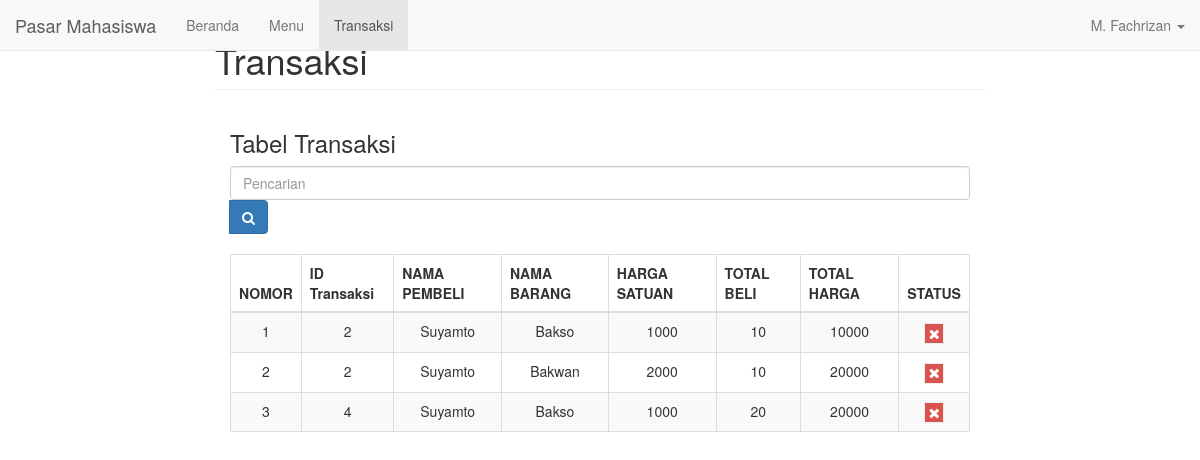
Page /penjual_transaksi.php (signed in) on the committed database.
### tables this page shows
CREATE TABLE `tb_trans` (
  `id_transaksi` int(11) NOT NULL,
  `id` int(11) NOT NULL,
  `no_stand` varchar(10) NOT NULL,
  `id_brg` int(11) NOT NULL DEFAULT '0',
  `jumlah_brg` int(11) NOT NULL DEFAULT '0',
  `sub_total` int(11) NOT NULL DEFAULT '0',
  `status` tinyint(1) NOT NULL DEFAULT '0'
);

CREATE TABLE `tb_pembeli` (
  `id` int(11) NOT NULL AUTO_INCREMENT,
  `nama` varchar(50) NOT NULL,
  `alamat` text NOT NULL,
  `no_hp` varchar(20) NOT NULL,
  `username` varchar(25) NOT NULL,
  `password` varchar(50) NOT NULL,
  `saldo` int(11) NOT NULL,
  PRIMARY KEY (`id`)
);

CREATE TABLE `tb_brg` (
  `id_brg` int(11) NOT NULL AUTO_INCREMENT,
  `nama_brg` varchar(50) NOT NULL,
  `harga` int(11) NOT NULL,
  `status` tinyint(1) NOT NULL,
  `no_stand` varchar(10) NOT NULL,
  PRIMARY KEY (`id_brg`)
);

### penjual_transaksi.php (the view, shortened to what this page needs)
<?php
    if ($_SESSION['userrole'] == "penjual") {
		$nama = $_SESSION['namauser'];
        $nostand = $_SESSION['nostand'];
	}else {
        header("location: index.php");
	}
?>
<!DOCTYPE html>
<html lang="en">
<head>
    <link rel="stylesheet" href="bootstrap/css/bootstrap.min.css">
    <link href="bootstrap/font-awesome/css/font-awesome.min.css" rel="stylesheet" type="text/css">
</head>
<body>
    <?php
        include 'navbar.php';
        require 'config.php';
    ?>
    <div class="col-md-8 col-md-offset-2 main">
        <h1 class="page-header">Transaksi</h1>
        <div class="col-md-12">
            <h3>Tabel Transaksi</h3>
            <form action="" method="get">
                <input type="text" class="form-control" placeholder="Pencarian" name="cari">
                <span class="input-group-btn">
                    <button class="btn btn-primary" type="submit" value="Cari"><i class="fa fa-search"></i></button>
                </span>
            </form>
            <br>
            <table class="table table-bordered table-striped table-hover">
                <thead>
                    <th>NOMOR</th>
                    <th>ID Transaksi</th>
                    <th>NAMA PEMBELI</th>
                    <th>NAMA BARANG</th>
                    <th>HARGA SATUAN</th>
                    <th>TOTAL BELI</th>
                    <th>TOTAL HARGA</th>
                    <th>STATUS</th>
                </thead>
                <?php
                if (isset($_GET['cari'])) {
                    $cari = $_GET['cari'];
                    $querykaryawan = mysqli_query($koneksi, "SELECT * FROM tb_trans where nama_brg like '%" . $cari . "%' and ");
                } else {
                    $querykaryawan = mysqli_query($koneksi, "SELECT tb_trans.id_transaksi, tb_pembeli.nama, tb_brg.nama_brg, tb_brg.harga, tb_trans.jumlah_brg, tb_trans.sub_total, tb_trans.status
                    FROM tb_trans join tb_pembeli on tb_trans.id=tb_pembeli.id join tb_brg on tb_trans.id_brg=tb_brg.id_brg where tb_trans.no_stand='$nostand'");
                }
                ?>
                <tbody>
                    <?php
                    $no = 1;
                    while ($lihat = mysqli_fetch_array($querykaryawan)) {
                        ?>
                        <tr>
                            <td class="text-center"><?php echo $no++; ?></td>
                            <td class="text-center"><?php echo $lihat['id_transaksi']; ?></td>
                            <td class="text-center"><?php echo $lihat['nama']; ?></td>
                            <td class="text-center"><?php echo $lihat['nama_brg']; ?></td>
                            <td class="text-center"><?php echo $lihat['harga']; ?></td>
                            <td class="text-center"><?php echo $lihat['jumlah_brg']; ?></td>
                            <td class="text-center"><?php echo $lihat['sub_total']; ?></td>
                            <td class="text-center">
                                <a readonly class="btn btn-<?php echo $lihat['status'] == 1 ? 'success' : 'danger'; ?> fa fa-border fa-<?php echo $lihat['status'] == 1 ? 'check' : 'remove'; ?>" data-toggler="tooltip" title="<?php echo $lihat['status'] == 1 ? 'Sudah Dibayar' : 'Belum Dibayar'; ?>"></a>
                            </td>
                        </tr>
                    <?php
                    }
                    ?>
                </tbody>
            </table>
        </div>
    </div>
</body>
</html>

### navbar.php (shortened to what this page needs)
<?php
function PageName()
{
    return substr($_SERVER["SCRIPT_NAME"], strrpos($_SERVER["SCRIPT_NAME"], "/") + 1);
}
$current_page = PageName();
?>
<nav class="navbar navbar-default navbar-fixed-top">
    <div class="container-fluid">
        <div class="navbar-header">
            <a class="navbar-brand" href="index.php">Pasar Mahasiswa</a>
        </div>
        <div class="collapse navbar-collapse" id="bs-example-navbar-collapse-1">
            <ul class="nav navbar-nav navbar-left">
                <?php
                if ($_SESSION['userrole'] == 'superadmin') {
                    ?>
                    <li class="<?php echo $current_page == 'index.php' ? 'active' : NULL ?>"><a href="index.php">Beranda</a></li>
                    <li class="<?php echo $current_page == 'superadmin_admin.php' ? 'active' : null ?>"><a href="superadmin_admin.php">Admin</a></li>
                    <li class="<?php echo $current_page == 'superadmin_penjualan.php' ? 'active' : null ?>"><a href="superadmin_penjualan.php">Penjualan</a></li>
                    <li class="<?php echo $current_page == 'superadmin_pembelian.php' ? 'active' : null ?>"><a href="superadmin_pembelian.php">Pembelian</a></li>
                <?php
                } elseif ($_SESSION['userrole'] == 'penjual') {
                    ?>
                    <li class="<?php echo $current_page == 'index.php' ? 'active' : null ?>"><a href="index.php">Beranda</a></li>
                    <li class="<?php echo $current_page == 'penjual_menu.php' ? 'active' : null ?>"><a href="penjual_menu.php">Menu</a></li>
                    <li class="<?php echo $current_page == 'penjual_transaksi.php' ? 'active' : null ?>"><a href="penjual_transaksi.php">Transaksi</a></li>
                <?php
                } else {
                    ?>
                    <li class="<?php echo $current_page == 'index.php' ? 'active' : null ?>"><a href="index.php">Beranda</a></li>
                    <li class="<?php echo $current_page == 'tentang.php' ? 'active' : null ?>"><a href="tentang.php">Tentang Kami</a></li>
                <?php
                }
                ?>
            </ul>
            <ul class="nav navbar-nav navbar-right">
                <?php
                if ($_SESSION['userrole'] == 'guest') {
                    ?>
                    <li><a href="registerpage.php">Register</a></li>
                    <li><a href="loginpage.php">Login</a></li>
                <?php
                } else {
                    ?>
                    <li class="dropdown">
                        <a class="dropdown-toggle" data-toggle="dropdown" href="#"> <?php echo $nama ?> <span class="caret"></span></a>
                    </li>
                <?php
                }
                ?>
            </ul>
        </div>
    </div>
</nav>

### rows in the picture
tb_trans: id_transaksi "2", tb_pembeli.nama "Suyamto", id_brg.nama_brg "Bakso", id_brg.harga "1000", jumlah_brg "10", sub_total "10000", status 0 (drawn)
tb_trans: id_transaksi "2", tb_pembeli.nama "Suyamto", id_brg.nama_brg "Bakwan", id_brg.harga "2000", jumlah_brg "10", sub_total "20000", status 0 (drawn)
tb_trans: id_transaksi "4", tb_pembeli.nama "Suyamto", id_brg.nama_brg "Bakso", id_brg.harga "1000", jumlah_brg "20", sub_total "20000", status 0 (drawn)

### other values in the picture
$nama "M. Fachrizan"
